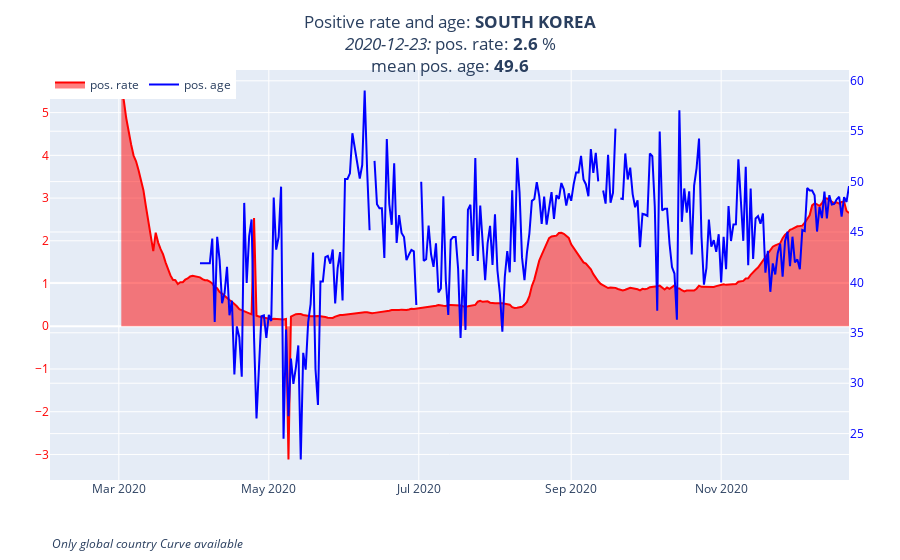

The code cell stored with this chart in its notebook:
### Code cell
rate_pos = df_feat_kr["rate_pos"]
fig = make_subplots(specs=[[{"secondary_y": True}]])

fig.add_trace(go.Scatter(x=df_feat_kr["date"], 
    y=rate_pos.values,
    mode='lines', name="pos. rate", line=dict(color="red"),
    fill='tozeroy'), secondary_y=False)

fig.add_trace(go.Scatter(x=df_feat_kr["date"], 
        y=df_feat_kr["age_pos"],
        mode='lines', name='pos. age', 
        line=dict(color="blue")), secondary_y=True)

subtitle_curr = \
    f'<i>{df_feat_kr["date"].values[-1]}:</i> ' + \
    'pos. rate:<b> {:.1f}</b>'.format(rate_pos.values[-1]) + \
    " %<br>mean pos. age:<b> {:.1f}</b>".format(df_feat_kr["age_pos"] \
        .values[-1])

fig.update_layout(showlegend=True, font=dict(size=12),
    title=dict(text=f"Positive rate and age: <b>SOUTH KOREA</b><br>" + \
    subtitle_curr,
    xanchor="center", x=0.5, yanchor="top", y=0.95)
)

fig.update_yaxes({"color": "red",}, secondary_y=False)

fig.update_yaxes({"color": "blue"}, secondary_y=True)
fig.update_layout(margin={"r":0,"t":70, "l":50}) 
fig.update_layout(legend_orientation="h", legend=dict(x=0, y=1))

fig.add_annotation(
            x=0,
            y=-0.18,
            text="<i>Only global country Curve available<br></i>")
fig.update_annotations(dict(
            xref="paper",
            yref="paper",
            showarrow=False
))

### Figure 1 — Plotly figure (JSON) as saved in the notebook; plotly's stock layout.template omitted (floating-point values rounded to 4 significant figures; data arrays with more than 128 entries replaced by an {"elided": "..."} marker saying what was removed)
{"data": [{"fill": "tozeroy", "line": {"color": "red"}, "mode": "lines", "name": "pos. rate", "type": "scatter", "x": {"elided": "326 str values"}, "xaxis": "x", "y": {"elided": "326 float values"}, "yaxis": "y"}, {"line": {"color": "blue"}, "mode": "lines", "name": "pos. age", "type": "scatter", "x": {"elided": "326 str values"}, "xaxis": "x", "y": {"elided": "326 float values"}, "yaxis": "y2"}], "layout": {"annotations": [{"showarrow": false, "text": "<i>Only global country Curve available<br></i>", "x": 0, "xref": "paper", "y": -0.18, "yref": "paper"}], "font": {"size": 12}, "legend": {"orientation": "h", "x": 0, "y": 1}, "margin": {"l": 50, "r": 0, "t": 70}, "showlegend": true, "title": {"text": "Positive rate and age: <b>SOUTH KOREA</b><br><i>2020-12-23:</i> pos. rate:<b> 2.6</b> %<br>mean pos. age:<b> 49.6</b>", "x": 0.5, "xanchor": "center", "y": 0.95, "yanchor": "top"}, "xaxis": {"anchor": "y", "domain": [0, 0.94]}, "yaxis": {"anchor": "x", "color": "red", "domain": [0, 1]}, "yaxis2": {"anchor": "x", "color": "blue", "overlaying": "y", "side": "right"}}}
